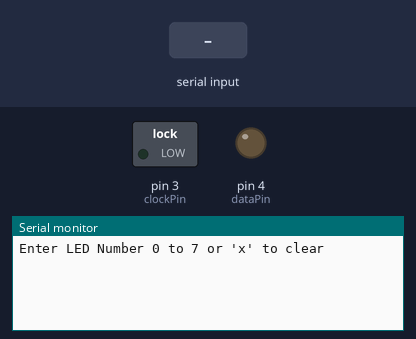
Recording of a sketch running on a simulated Arduino Leonardo, built with avr-gcc and run on an emulated ATmega32U4. Parts: switched loads named in the sketch (green lamp = pin HIGH), output pins drawn as LEDs (lit = HIGH), the last lines printed to the serial monitor. Inputs (shaded band) come from the test bench.

Above: at 1.2 s.
1.3 s: "90,45\n" received over Serial
At 2.4 s:
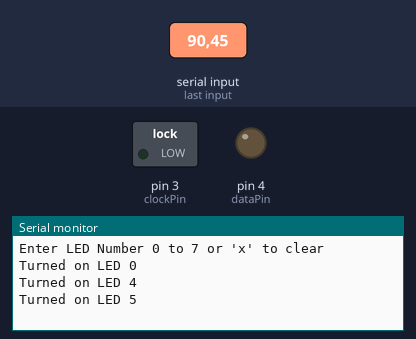
2.8 s: "x90\n" received over Serial
At 3.5 s:
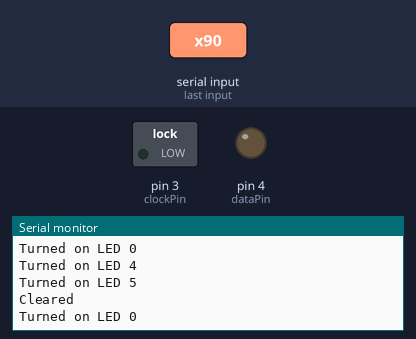
Timing chart, 0 to 5.8 s (numbered marks = the images above; inputs shaded):
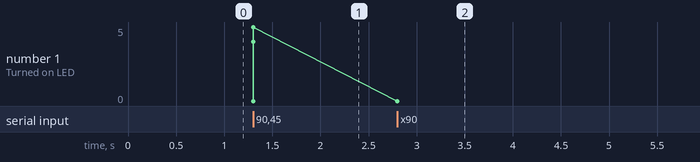

The sketch:

Input.ino
```cpp
int latchPin =5;
#define dataPin 4
#define clockPin 3

void setup()
{
  pinMode(latchPin, OUTPUT);
  pinMode(dataPin, OUTPUT);
  pinMode(clockPin, OUTPUT);
;
  Serial.begin(9600);
  while (! Serial); // Wait until Serial is ready - Leonardo
  Serial.println("Enter LED Number 0 to 7 or 'x' to clear");
}
void loop()
{
  if (Serial.available())
  {
    char ch = Serial.read();
    if (ch >= '0' && ch <= '7')
    {
      int led = ch - '0';


      Serial.print("Turned on LED ");
      Serial.println(led);
    }
    if (ch == 'x')
    {


      Serial.println("Cleared");
    }
  }
}
```

Measured:
- after the input at 1.3 s, the serial monitor: prints a new line at once (image 1)
- after the input at 2.8 s, the serial monitor: prints a new line at once (image 2)
